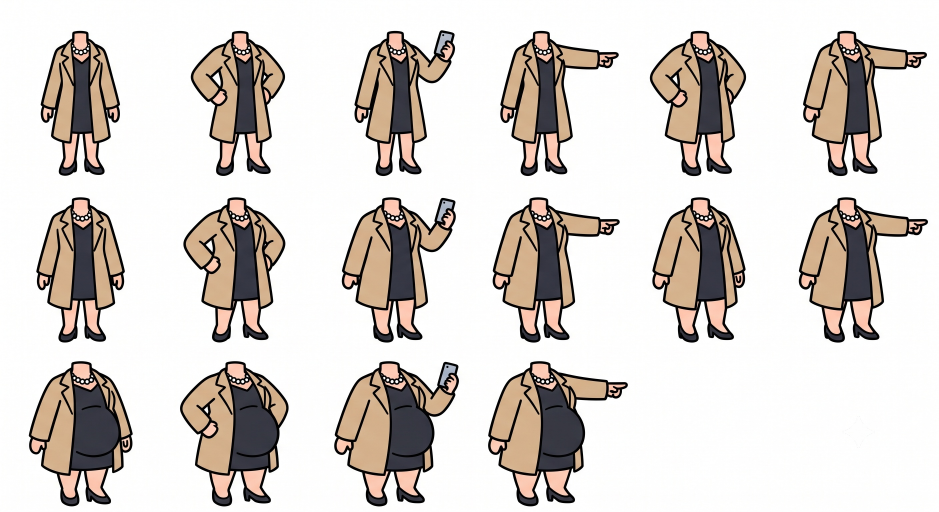
#> input picture assets/parts/source/body_f-lady.jpg, 2816 x 1536 px (shown at 1/3 size)
$ python -i make_thumbnail.py   (imports and definitions only)
#> lines starting #> are read from the running program, lines starting #| are printed output that depends on the picture
#!/usr/bin/env python3
"""Tao thumbnail 1080x1920 cho video truyen: badge the loai + ten truyen + so tap.

Layout da duoc user duyet (mau /tmp/thumb-tap1.png):
  - Badge the loai: pill do (200,60,40) bo tron, chu trang, can giua top (y=80)
  - Lam toi nua duoi anh bang gradient den (trong suot -> 60% den)
  - Title: trang, vien den 3px, can giua, wrap ~16 ky tu/dong, vung y ~ H-700
  - So tap: vang gold (255,200,80), vien den, duoi title

Dung:
    python3 make_thumbnail.py --cover anh-nen.png --genre "Do thi, Tri tue, Va mat" \
        --title "Ban Than Cuop Ban Quyen Cua Toi" --episode "TAP 1" --output thumb.png
"""
import argparse
import textwrap
from pathlib import Path
from PIL import Image, ImageDraw, ImageFont

W, H = 1080, 1920

# font BeVietnamPro trong repo (hien thi dung dau tieng Viet)
REPO = Path(__file__).resolve().parent.parent
FONT_BOLD = str(REPO / "assets" / "fonts" / "BeVietnamPro-ExtraBold.ttf")
FONT_SEMI = str(REPO / "assets" / "fonts" / "BeVietnamPro-SemiBold.ttf")

BADGE_COLOR = (200, 60, 40)
GOLD = (255, 200, 80)


def fit_cover(path: str) -> Image.Image:
    """Crop giua + resize ve dung 1080x1920."""
#> called with path = '../assets/parts/source/body_f-lady.jpg'
    im = Image.open(path).convert("RGB")
#> im is the input picture: PIL image 2816x1536 RGB; mean R, G, B 215.9, 209.9, 205.2
    target = W / H
    r = im.width / im.height
#> r = 1.83
    if r > target:  # anh rong hon -> cat 2 ben
        new_w = int(im.height * target)
#> new_w = 864
        x0 = (im.width - new_w) // 2
#> x0 = 976
        im = im.crop((x0, 0, x0 + new_w, im.height))
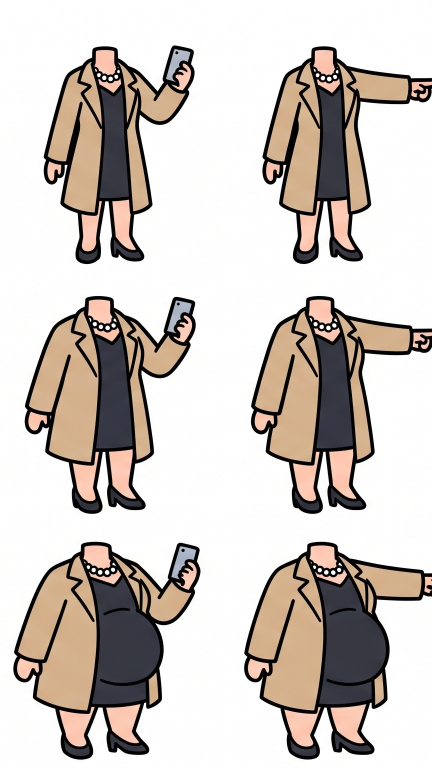
#> im: PIL image 864x1536 RGB (shown at 1/2 size); mean R, G, B 205.7, 198.1, 192.3
    else:  # anh cao hon -> cat tren/duoi
        new_h = int(im.width / target)
        y0 = (im.height - new_h) // 2
        im = im.crop((0, y0, im.width, y0 + new_h))
    return im.resize((W, H), Image.LANCZOS)
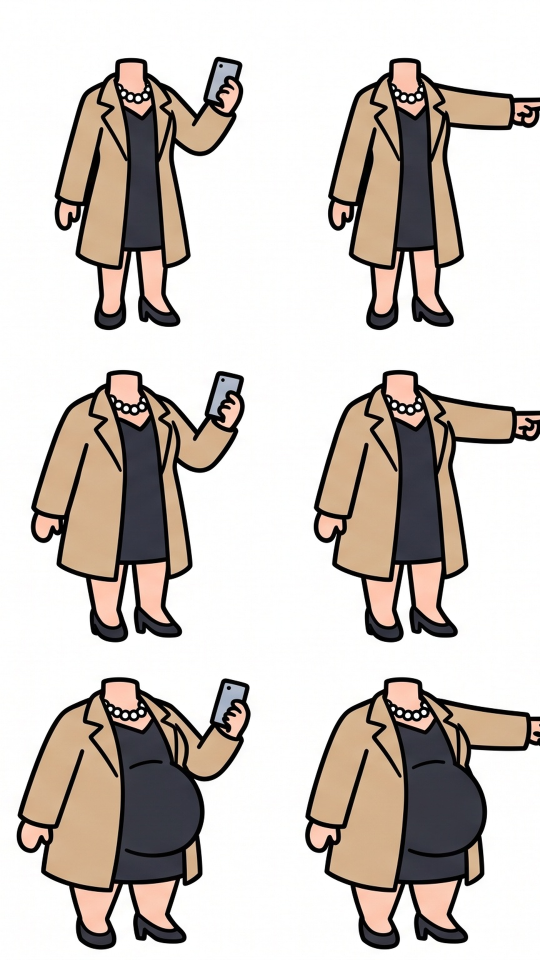
#> returned value: PIL image 1080x1920 RGB (shown at 1/2 size); mean R, G, B 205.7, 198.2, 192.4


# [66 lines left out: functions darken_bottom, draw_badge, make_thumbnail, main, not called in this run]


# [2 lines not run here, left out]

>>> result = fit_cover('../assets/parts/source/body_f-lady.jpg')

$ run again, on assets/parts/source/body_f-pajama.jpg
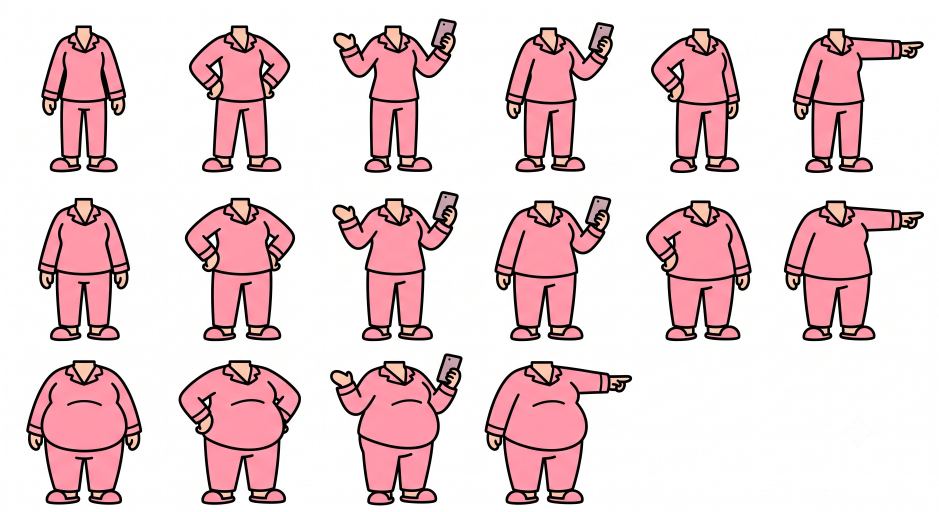
#> input picture assets/parts/source/body_f-pajama.jpg, 2816 x 1536 px (shown at 1/3 size)
#> in fit_cover, im is the input picture: PIL image 2816x1536 RGB; mean R, G, B 231.3, 207.9, 211.1
#> in fit_cover, `im = im.crop((x0, 0, x0 + new_w, im.height))`:
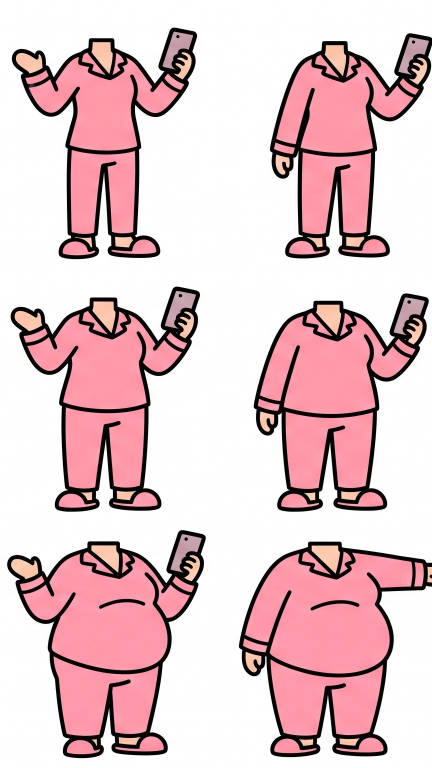
#> im: PIL image 864x1536 RGB (shown at 1/2 size); mean R, G, B 224.7, 195.6, 199.6
#> in fit_cover, `return im.resize((W, H), Image.LANCZOS)`:
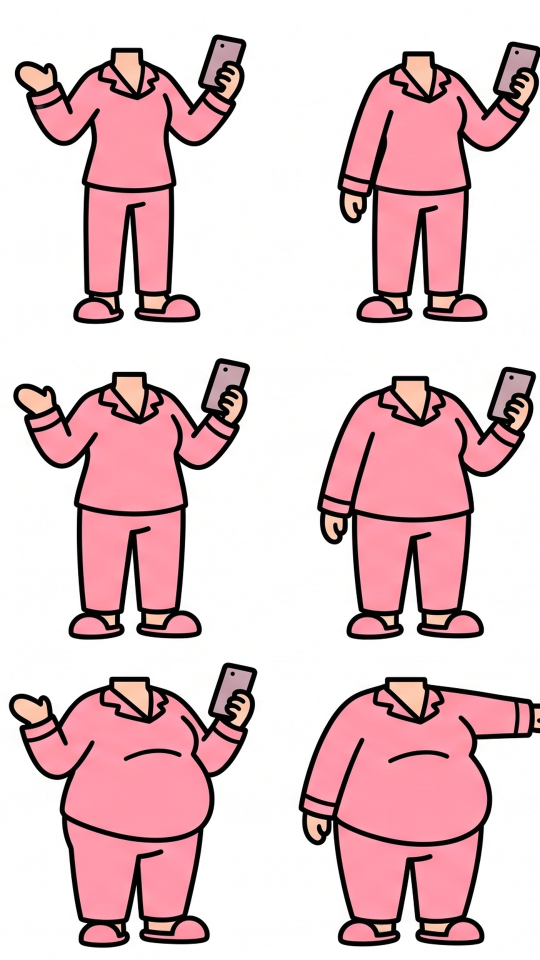
#> returned value: PIL image 1080x1920 RGB (shown at 1/2 size); mean R, G, B 224.7, 195.7, 199.7

$ run again, on assets/parts/source/body_f-poor.jpg
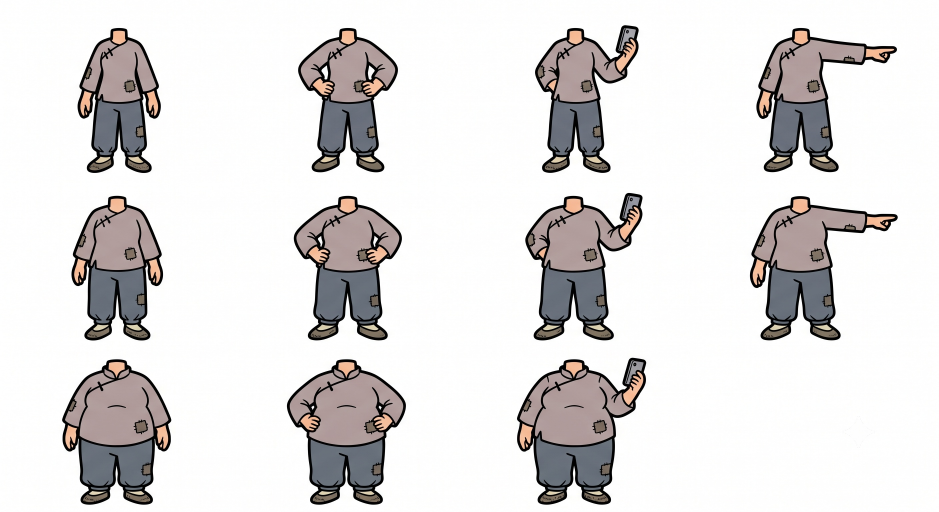
#> input picture assets/parts/source/body_f-poor.jpg, 2816 x 1536 px (shown at 1/3 size)
#> in fit_cover, im is the input picture: PIL image 2816x1536 RGB; mean R, G, B 223.2, 221.1, 220.9
#> in fit_cover, `im = im.crop((x0, 0, x0 + new_w, im.height))`:
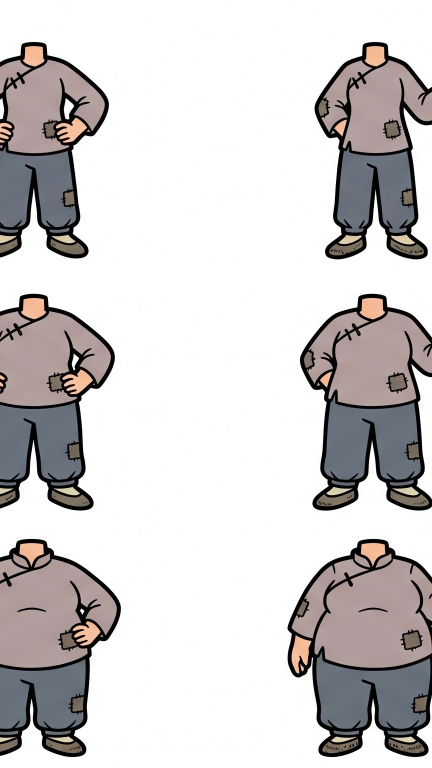
#> im: PIL image 864x1536 RGB (shown at 1/2 size); mean R, G, B 207.4, 204.4, 204.4
#> in fit_cover, `return im.resize((W, H), Image.LANCZOS)`:
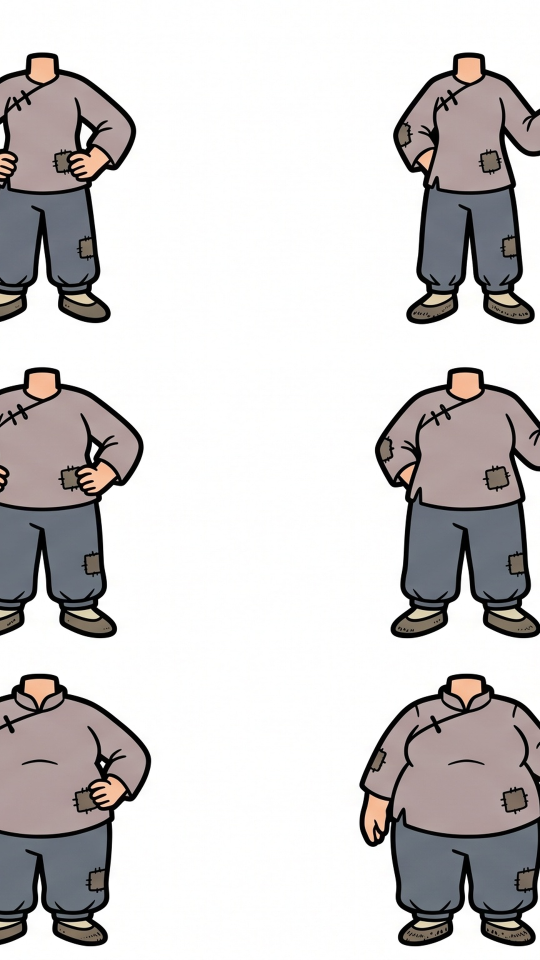
#> returned value: PIL image 1080x1920 RGB (shown at 1/2 size); mean R, G, B 207.5, 204.5, 204.4

$ run again, on assets/parts/source/body_m-groom.jpg
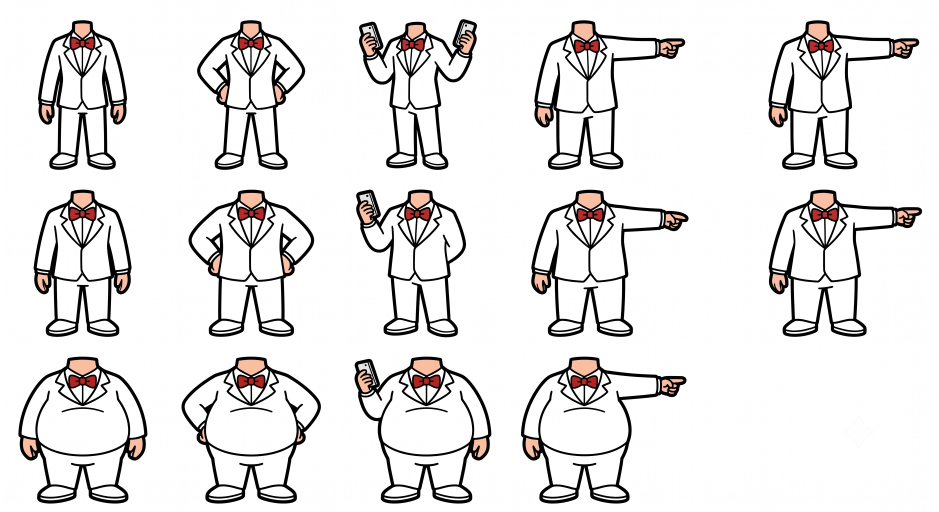
#> input picture assets/parts/source/body_m-groom.jpg, 2816 x 1536 px (shown at 1/3 size)
#> in fit_cover, im is the input picture: PIL image 2816x1536 RGB; mean R, G, B 229.8, 228.3, 227.9
#> in fit_cover, `im = im.crop((x0, 0, x0 + new_w, im.height))`:
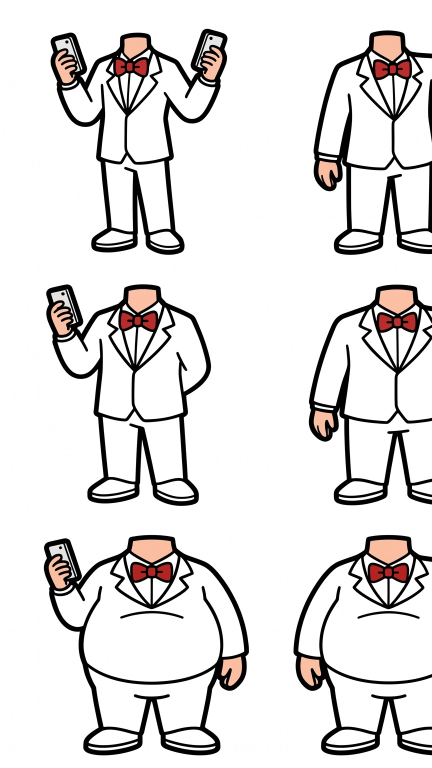
#> im: PIL image 864x1536 RGB (shown at 1/2 size); mean R, G, B 224.1, 222.1, 221.5
#> in fit_cover, `return im.resize((W, H), Image.LANCZOS)`:
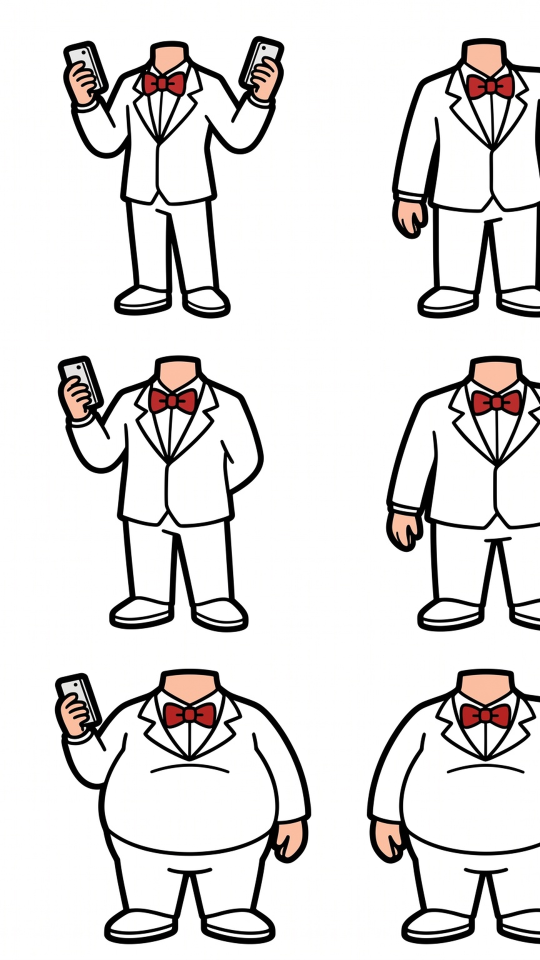
#> returned value: PIL image 1080x1920 RGB (shown at 1/2 size); mean R, G, B 224.1, 222.1, 221.5
